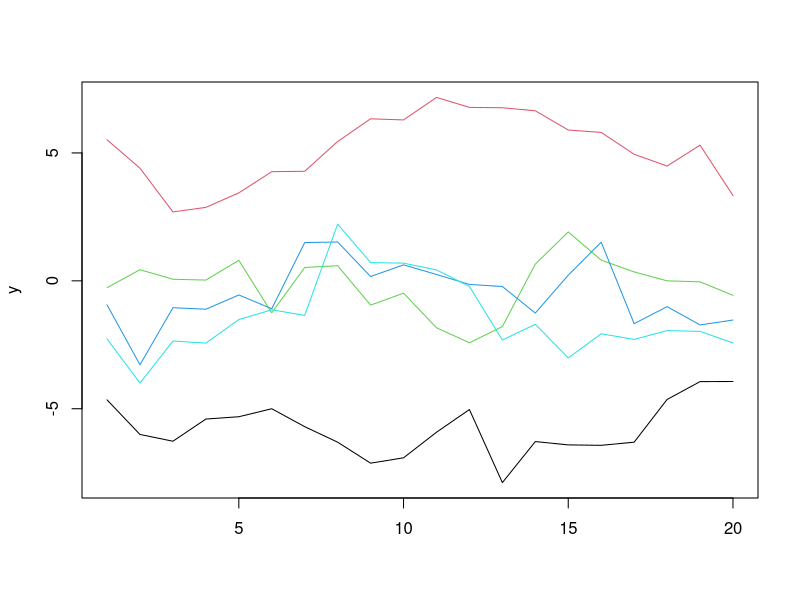
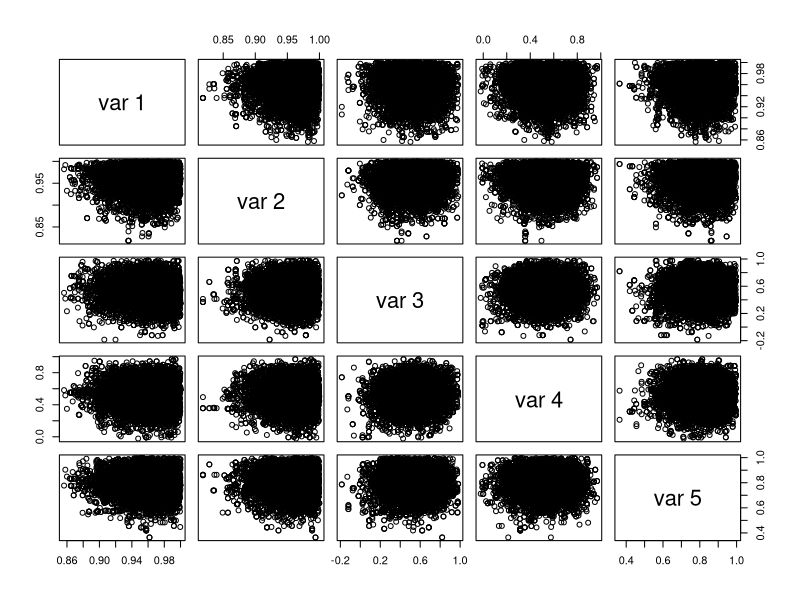
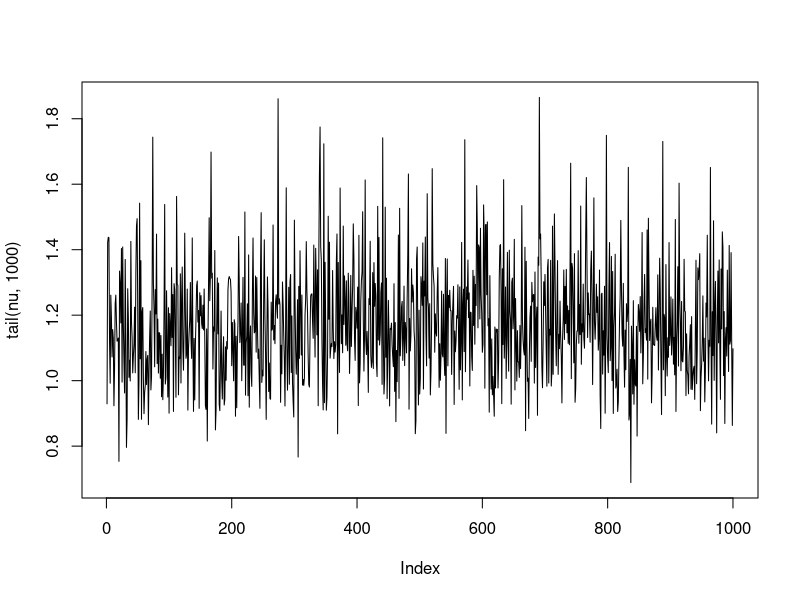
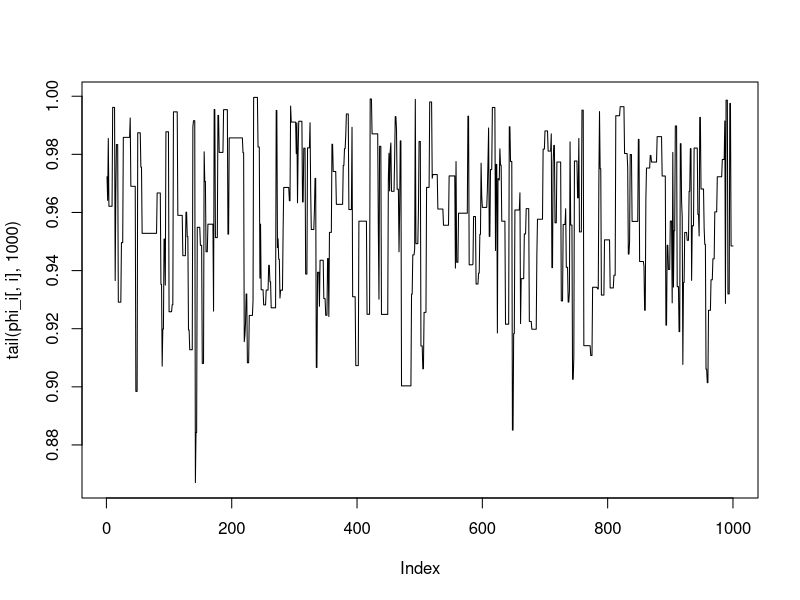
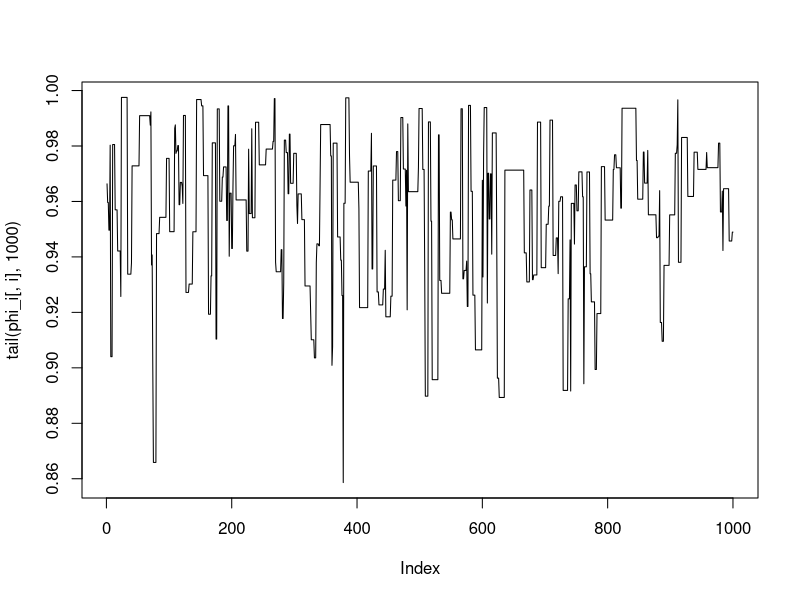
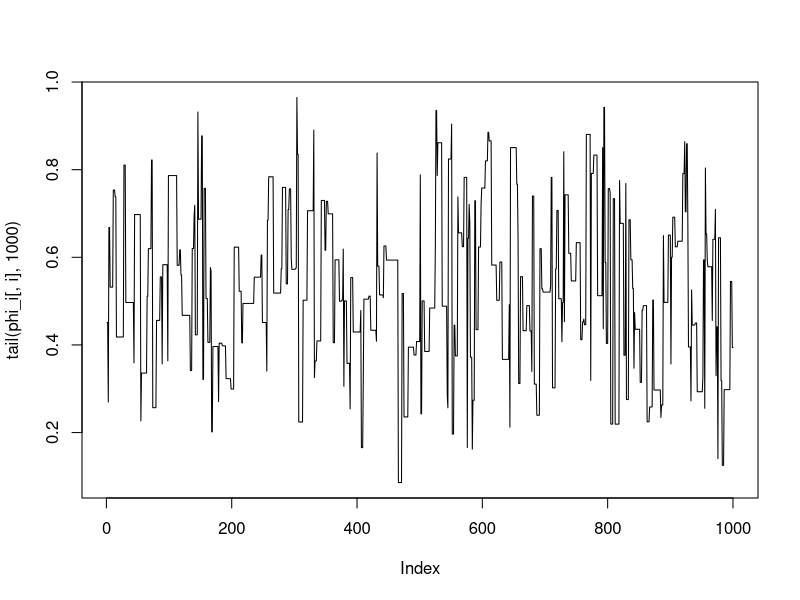
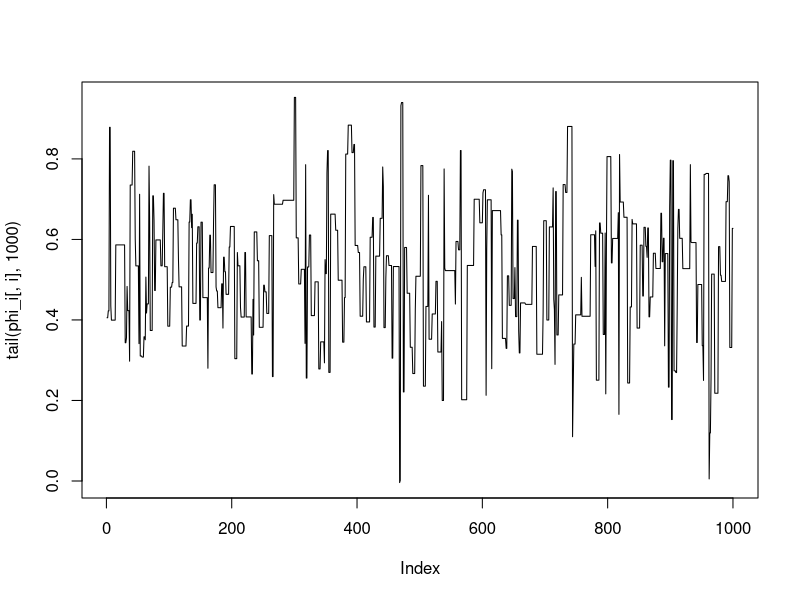
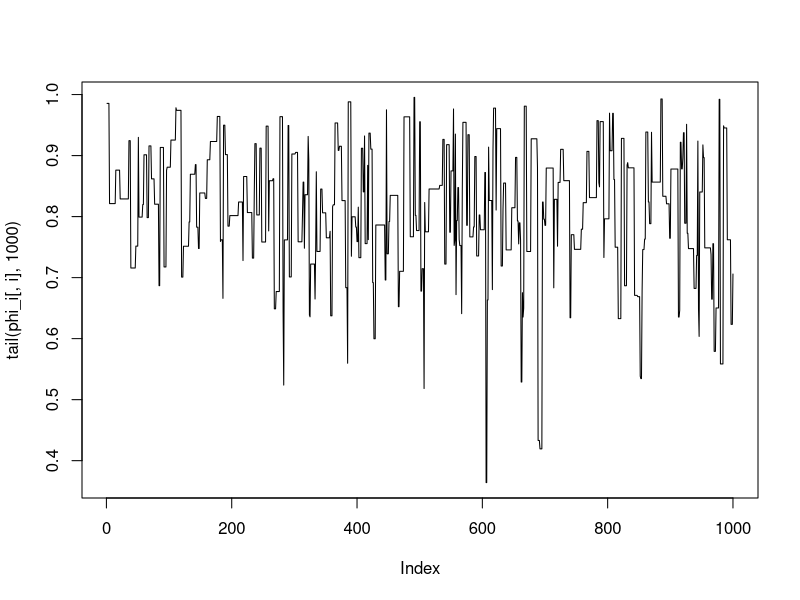

Source code (R) for these figures, in order:
library(MASS)
library(coda)

y = read.table("./dataexam2th.txt", header = TRUE)
y = head(y, 20)
matplot(y, type='l', lty=1)

n = NROW(y) # T
p = NCOL(y) # I

qstar = function(phi, i)
    y[1,i]^2 * (1 - phi^2) + sum((y[-1,i] - phi*y[-n,i])^2)

autotune = function(accept, target = 0.25, k = 2.5)
    (1+(cosh(accept-target)-1)*(k-1)/(cosh(target-
        ceiling(accept-target))-1))^sign(accept-target)


# Part 2
tau2 = 0.1
nburn = 5000
nmcmc = 10000

#mark1 = 1000
#mark2 = 3000
window = 200

nu = double(nburn + nmcmc)
phi_i = matrix(0, nburn + nmcmc, p)
phi = double(nburn + nmcmc)

accept = matrix(0, nburn+nmcmc, p)

#cand.sig = 0.001*diag(p)
cand.sig = rep(0.1, p)


# Initial values
nu[1] = 1


for (b in 2:(nburn + nmcmc)){

    # Update nu
    temp = 0
    for (i in 1:p)
        temp = temp + qstar(phi_i[b-1,i], i)

    nu[b] = 1/rgamma(1, n*p/2, temp/2)

    # Update phi_i
    for (i in 1:p){
        phi_i[b,i] = phi_i[b-1,i]
        cand = rnorm(1, phi_i[b,i], cand.sig[i])
        if (cand < 1 && cand > -1){
            cand.post = -0.5/nu[b] * qstar(cand,i) +
                0.5 * log(1-cand^2) -
                0.5/tau2 * (cand - phi[b-1])^2
            curr.post = -0.5/nu[b] * qstar(phi_i[b,i],i) +
                0.5 * log(1-phi_i[b,i]^2) -
                0.5/tau2 * (phi_i[b,i] - phi[b-1])^2
            if (log(runif(1)) < cand.post - curr.post){
                phi_i[b,i] = cand
                accept[b,i] = 1
                }
            }
        if ((b/window == floor(b / window)) && (b <= nburn))
            cand.sig[i] = cand.sig[i] * autotune(mean(accept[(b-window+1):b,i]),
                target = 0.25, k = max(window / 50, 1.5))
        }

#   # Tune it
#   if (b == mark2)
#       cand.sig = cov(phi_i[(mark1+1):mark2,])

#   if (b == nburn)
#       accept = 0

#   if ((b > mark2) && ((b / window) == floor(b / window)) && (b <= nburn))
#       cand.sig = cand.sig * autotune(sum(accept)/(b-mark2))
    
    # Update phi
    phi[b] = rnorm(1, mean(phi_i[b,]), sqrt(tau2/p))
    }

# Burn-in
nu = tail(nu, nmcmc)
phi_i = tail(phi_i, nmcmc)
phi = tail(phi, nmcmc)
accept = tail(accept, nmcmc)

apply(accept, 2, mean)

pairs(phi_i)

### Not really necessary for Gibbs samples
### Trace plots
plot(tail(nu, 1000), type='l')
for (i in 1:p){
    plot(tail(phi_i[,i], 1000), type='l')
    readline()
    }
plot(tail(phi, 1000), type='l')

### ACF
acf(nu)
for (i in 1:p){
    acf(phi_i[,i])
    readline()
    }
acf(phi)

apply(phi_i, 2, effectiveSize)


### Posterior densities
#par(mfrow = c(2,1), mar = c(4.1, 2.1, 2.1, 1.1), oma = c(0,0,4,0))
par(mfrow = c(2,1), mar = c(4.1, 2.1, 2.1, 1.1))
plot(density(nu), lwd = 3, main = expression(nu), xlab="", ylab="")

dens = NULL
for (i in 1:p)
    dens[[length(dens)+1]] = density(phi_i[,i])
dens[[length(dens)+1]] = density(phi)

plot(dens[[p+1]], lwd = 3, ylim = c(0, max(sapply(dens, function(x) max(x$y)))),
    xlim = range(sapply(dens, function(x) range(x$x))), xlab="", ylab="",
    main = expression(phi~","~phi[1]~","~phi[2]~","~phi[3]~","~phi[4]~","~phi[5]))
for (i in 1:p)
    lines(dens[[i]], col = i+1, lwd = 2)
legend("topright", box.lty = 0, legend = c(expression(phi), expression(phi[1]),
    expression(phi[2]), expression(phi[3]), expression(phi[4]), expression(phi[5])),
    col = 1:6, lwd = c(3,rep(2,p)))
par(mfrow = c(1,1), mar = c(5.1, 4.1, 4.1, 2.1))
#mtext("Posterior distributions", outer = TRUE, at = 0.05, cex = 1.5, line = 2, adj = 0)
#mtext("Based on conditional likelihood", outer = TRUE, at = 0.05, cex = 1.2, line = 0.8, adj = 0)

### Summary statistics
params = cbind(nu, phi_i, phi)
colnames(params) = c("nu", paste("phi_", 1:p, sep=""), "phi")

cbind("mean"=apply(params, 2, mean),
    "var"=apply(params, 2, var),
    t(apply(params, 2, quantile, c(0.025, 0.975))))

### Predictions
# k = 5
# pred = matrix(0, nmcmc, n)
# pred[,1] = y[1,k]
# for (i in 1:nmcmc)
#     for (t in 2:n)
#         pred[i,t] = phi_i[i,k] * pred[i,t-1] + rnorm(1, 0, sqrt(nu[i]))
# mean.pred = apply(pred, 2, mean)
# q.pred = apply(pred, 2, quantile, c(0.025, 0.975))
# 
# plot(y[,k], type='l', ylim = range(q.pred))
# lines(mean.pred, col = 'red')
# lines(q.pred[1,], col = 'red')
# lines(q.pred[2,], col = 'red')


# pred_y = matrix(0, 5000, n)
# pred_y[,1] = 0
# for (i in 1:nrow(pred_y))
#     for (t in 2:n)
#         pred_y[i,t] = 0.5 * pred_y[i,t-1] + rnorm(1, 0, sqrt(1.06))
# 
# mpred = apply(pred_y, 2, mean)
# qpred = apply(pred_y, 2, quantile, c(0.025, 0.975))
# plot(mpred, type='l', ylim = range(qpred))
# lines(qpred[1,], col = 'red')
# lines(qpred[2,], col = 'red')

